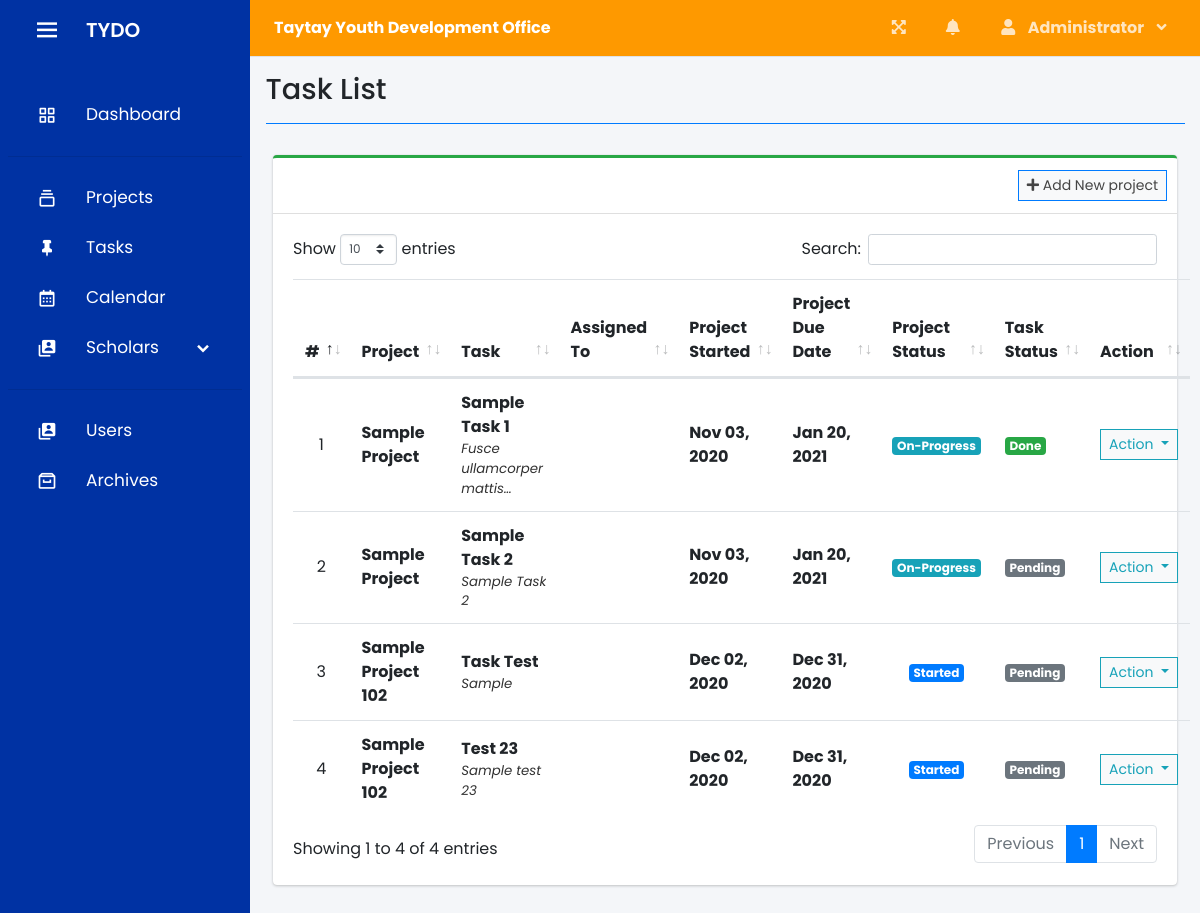
The app's page /index.php?page=task_list (signed in) with its own data.
### tables this page shows
CREATE TABLE `task_list` (
  `id` int(30) NOT NULL,
  `project_id` int(30) NOT NULL,
  `task` varchar(200) NOT NULL,
  `assignedto` text NOT NULL,
  `description` text NOT NULL,
  `status` tinyint(4) NOT NULL,
  `date_created` datetime NOT NULL DEFAULT current_timestamp()
);

CREATE TABLE `project_list` (
  `id` int(30) NOT NULL,
  `name` varchar(200) NOT NULL,
  `description` text NOT NULL,
  `status` tinyint(2) NOT NULL,
  `start_date` date NOT NULL,
  `end_date` date NOT NULL,
  `manager_id` int(30) NOT NULL,
  `user_ids` text NOT NULL,
  `date_created` datetime NOT NULL DEFAULT current_timestamp()
);

### task_list.php (the view, shortened to what this page needs)
<?php include'db_connect.php' ?>
<div class="col-lg-12">
	<div class="card card-outline card-success">
		<div class="card-header">
			<div class="card-tools">
				<a class="btn btn-block btn-sm btn-default btn-flat border-primary" href="./index.php?page=new_project"><i class="fa fa-plus"></i> Add New project</a>
			</div>
		</div>
		<div class="card-body">
			<table class="table tabe-hover table-condensed" id="list">
				<colgroup>
					<col width="5%">
					<col width="15%">
					<col width="20%">
					<col width="15%">
					<col width="15%">
					<col width="15%">
					<col width="10%">
					<col width="10%">
					<col width="10%">
				</colgroup>
				<thead>
					<tr>
						<th class="text-center">#</th>
						<th>Project</th>
						<th>Task</th>
						<th>Assigned To</th>
						<th>Project Started</th>
						<th>Project Due Date</th>
						<th>Project Status</th>
						<th>Task Status</th>
						<th>Action</th>
					</tr>
				</thead>
				<tbody>
					<?php
					$i = 1;
					$where = "";
					$stat = array("Pending","Started","On-Progress","On-Hold","Over Due","Done");
					$qry = $conn->query("SELECT t.*, p.name as pname,p.start_date,p.status as pstatus, p.end_date,p.id as pid FROM task_list t inner join project_list p on p.id = t.project_id $where order by p.name asc");
					while($row= $qry->fetch_assoc()):
						$trans = get_html_translation_table(HTML_ENTITIES,ENT_QUOTES);
						unset($trans["\""], $trans["<"], $trans[">"], $trans["<h2"]);
						$desc = strtr(html_entity_decode($row['description']),$trans);
						$desc=str_replace(array("<li>","</li>"), array("",", "), $desc);
		                $cprog = $conn->query("SELECT * FROM task_list where project_id = {$row['pid']} and status = 3")->num_rows;
		                $prod = $conn->query("SELECT * FROM user_productivity where project_id = {$row['pid']}")->num_rows;
		                if($row['pstatus'] == 0 && strtotime(date('Y-m-d')) >= strtotime($row['start_date'])):
		                if($prod  > 0  || $cprog > 0)
		                  $row['pstatus'] = 2;
		                else
		                  $row['pstatus'] = 1;
		                elseif($row['pstatus'] == 0 && strtotime(date('Y-m-d')) > strtotime($row['end_date'])):
		                $row['pstatus'] = 4;
		                endif;
					?>
					<tr>
						<td class="text-center"><?php echo $i++ ?></td>
						<td>
							<p><b><?php echo ucwords($row['pname']) ?></b></p>
						</td>
						<td>
							<p><b><?php echo ucwords($row['task']) ?></b></p>
							<p class="truncate"><?php echo strip_tags($desc) ?></p>
						</td>
						<td>
						</td>
						<td><b><?php echo date("M d, Y",strtotime($row['start_date'])) ?></b></td>
						<td><b><?php echo date("M d, Y",strtotime($row['end_date'])) ?></b></td>
						<td class="text-center">
							<?php
							  if($stat[$row['pstatus']] =='Pending'){
							  	echo "<span class='badge badge-secondary'>{$stat[$row['pstatus']]}</span>";
							  }elseif($stat[$row['pstatus']] =='Started'){
							  	echo "<span class='badge badge-primary'>{$stat[$row['pstatus']]}</span>";
							  }elseif($stat[$row['pstatus']] =='On-Progress'){
							  	echo "<span class='badge badge-info'>{$stat[$row['pstatus']]}</span>";
							  }elseif($stat[$row['pstatus']] =='On-Hold'){
							  	echo "<span class='badge badge-warning'>{$stat[$row['pstatus']]}</span>";
							  }elseif($stat[$row['pstatus']] =='Over Due'){
							  	echo "<span class='badge badge-danger'>{$stat[$row['pstatus']]}</span>";
							  }elseif($stat[$row['pstatus']] =='Done'){
							  	echo "<span class='badge badge-success'>{$stat[$row['pstatus']]}</span>";
							  }
							?>
						</td>
						<td>
                        	<?php
                        	if($row['status'] == 1){
						  		echo "<span class='badge badge-secondary'>Pending</span>";
                        	}elseif($row['status'] == 2){
						  		echo "<span class='badge badge-primary'>On-Progress</span>";
                        	}elseif($row['status'] == 3){
						  		echo "<span class='badge badge-success'>Done</span>";
                        	}
                        	?>
                        </td>
						<td class="text-center">
							<button type="button" class="btn btn-default btn-sm btn-flat border-info wave-effect text-info dropdown-toggle" data-toggle="dropdown" aria-expanded="true">
		                      Action
		                    </button>
						</td>
					</tr>
				<?php endwhile; ?>
				</tbody>
			</table>
		</div>
	</div>
</div>

### sidebar.css (style rules this page uses)
* { margin: 0; padding: 0; box-sizing: border-box; font-family: 'Poppins', sans-serif; }
a { text-decoration: none; }

### task_list.php (style rules this page uses)
table p { margin: unset !important; }
table td { vertical-align: middle !important }

### records on screen
task_list: project_list.name "Sample Project", task "Sample Task 1", description "Fusce ullamcorper…", project_list.start_date "Nov 03, 2020", project_list.end_date "Jan 20, 2021", pstatus "On-Progress", status "Done"
task_list: project_list.name "Sample Project", task "Sample Task 2", description "Sample Task 2", project_list.start_date "Nov 03, 2020", project_list.end_date "Jan 20, 2021", id "On-Progress", status "Pending"
task_list: project_list.name "Sample Project 102", task "Task Test", description "Sample", project_list.start_date "Dec 02, 2020", project_list.end_date "Dec 31, 2020", status "Started", shows "Pending"
task_list: project_list.name "Sample Project 102", task "Test 23", description "Sample test 23", project_list.start_date "Dec 02, 2020", project_list.end_date "Dec 31, 2020", status "Started", shows "Pending"

### other values on screen
$_SESSION['login_firstname'] "Administrator"
$title "Task List"
